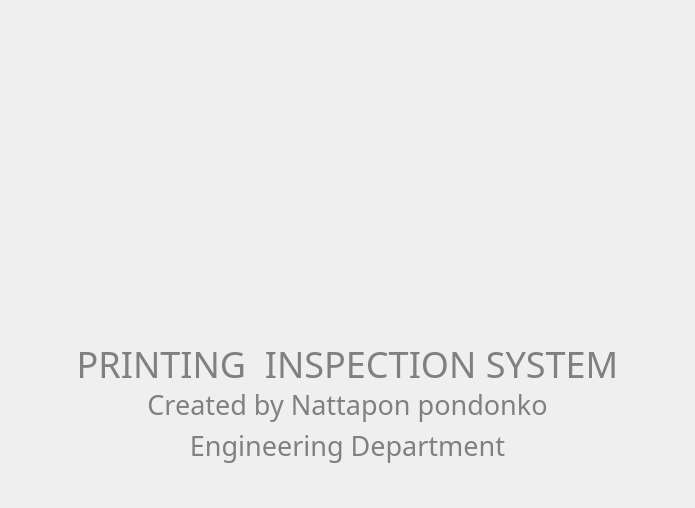
         <widget class="QWidget" name="process_page">
          <layout class="QHBoxLayout" name="horizontalLayout_61">
           <property name="spacing">
            <number>0</number>
           </property>
           <property name="leftMargin">
            <number>0</number>
           </property>
           <property name="topMargin">
            <number>0</number>
           </property>
           <property name="rightMargin">
            <number>0</number>
           </property>
           <property name="bottomMargin">
            <number>0</number>
           </property>
           <item>
            <widget class="QFrame" name="process_main_frame">
             <property name="styleSheet">
              <string notr="true">border: none;</string>
             </property>
             <property name="frameShape">
              <enum>QFrame::Shape::StyledPanel</enum>
             </property>
             <property name="frameShadow">
              <enum>QFrame::Shadow::Raised</enum>
             </property>
             <layout class="QVBoxLayout" name="verticalLayout_33">
              <property name="leftMargin">
               <number>0</number>
              </property>
              <property name="topMargin">
               <number>0</number>
              </property>
              <property name="rightMargin">
               <number>0</number>
              </property>
              <property name="bottomMargin">
               <number>0</number>
              </property>
              <item>
               <widget class="QFrame" name="process_frame">
                <property name="frameShape">
                 <enum>QFrame::Shape::StyledPanel</enum>
                </property>
                <property name="frameShadow">
                 <enum>QFrame::Shadow::Raised</enum>
                </property>
                <layout class="QVBoxLayout" name="verticalLayout_32">
                 <item>
                  <widget class="QFrame" name="process_img_frame">
                   <property name="frameShape">
                    <enum>QFrame::Shape::StyledPanel</enum>
                   </property>
                   <property name="frameShadow">
                    <enum>QFrame::Shadow::Raised</enum>
                   </property>
                   <layout class="QHBoxLayout" name="horizontalLayout_62">
                    <property name="spacing">
                     <number>0</number>
                    </property>
                    <property name="leftMargin">
                     <number>0</number>
                    </property>
                    <property name="topMargin">
                     <number>81</number>
                    </property>
                    <property name="rightMargin">
                     <number>0</number>
                    </property>
                    <property name="bottomMargin">
                     <number>0</number>
                    </property>
                    <item>
                     <spacer name="horizontalSpacer_2">
                      <property name="orientation">
                       <enum>Qt::Orientation::Horizontal</enum>
                      </property>
                      <property name="sizeHint" stdset="0">
                       <size>
                        <width>164</width>
                        <height>20</height>
                       </size>
                      </property>
                     </spacer>
                    </item>
                    <item>
                     <widget class="QLabel" name="process_img">
                      <property name="minimumSize">
                       <size>
                        <width>350</width>
                        <height>250</height>
                       </size>
                      </property>
                      <property name="maximumSize">
                       <size>
                        <width>350</width>
                        <height>250</height>
                       </size>
                      </property>
                      <property name="text">
                       <string/>
                      </property>
                      <property name="pixmap">
                       <pixmap resource="resource.qrc">:/assets/gif/connecting.gif</pixmap>
                      </property>
                      <property name="scaledContents">
                       <bool>true</bool>
                      </property>
                      <property name="alignment">
                       <set>Qt::AlignmentFlag::AlignCenter</set>
                      </property>
                     </widget>
                    </item>
                    <item>
                     <spacer name="horizontalSpacer_3">
                      <property name="orientation">
                       <enum>Qt::Orientation::Horizontal</enum>
                      </property>
                      <property name="sizeHint" stdset="0">
                       <size>
                        <width>163</width>
                        <height>20</height>
                       </size>
                      </property>
                     </spacer>
                    </item>
                   </layout>
                  </widget>
                 </item>
                 <item>
                  <widget class="QLabel" name="process_label_line_1">
                   <property name="minimumSize">
                    <size>
                     <width>0</width>
                     <height>35</height>
                    </size>
                   </property>
                   <property name="maximumSize">
                    <size>
                     <width>16777215</width>
                     <height>35</height>
                    </size>
                   </property>
                   <property name="font">
                    <font>
                     <family>Kanit</family>
                     <pointsize>27</pointsize>
                    </font>
                   </property>
                   <property name="styleSheet">
                    <string notr="true">color: rgb(128, 128, 128);</string>
                   </property>
                   <property name="frameShape">
                    <enum>QFrame::Shape::NoFrame</enum>
                   </property>
                   <property name="frameShadow">
                    <enum>QFrame::Shadow::Plain</enum>
                   </property>
                   <property name="lineWidth">
                    <number>1</number>
                   </property>
                   <property name="text">
                    <string>PRINTING  INSPECTION SYSTEM</string>
                   </property>
                   <property name="alignment">
                    <set>Qt::AlignmentFlag::AlignCenter</set>
                   </property>
                  </widget>
                 </item>
                 <item>
                  <widget class="QLabel" name="process_label_line_2">
                   <property name="minimumSize">
                    <size>
                     <width>0</width>
                     <height>35</height>
                    </size>
                   </property>
                   <property name="maximumSize">
                    <size>
                     <width>16777215</width>
                     <height>35</height>
                    </size>
                   </property>
                   <property name="font">
                    <font>
                     <family>Kanit</family>
                     <pointsize>20</pointsize>
                    </font>
                   </property>
                   <property name="styleSheet">
                    <string notr="true">color: rgb(128, 128, 128);</string>
                   </property>
                   <property name="frameShape">
                    <enum>QFrame::Shape::NoFrame</enum>
                   </property>
                   <property name="frameShadow">
                    <enum>QFrame::Shadow::Plain</enum>
                   </property>
                   <property name="lineWidth">
                    <number>1</number>
                   </property>
                   <property name="text">
                    <string>Created by Nattapon pondonko</string>
                   </property>
                   <property name="alignment">
                    <set>Qt::AlignmentFlag::AlignCenter</set>
                   </property>
                  </widget>
                 </item>
                 <item>
                  <widget class="QLabel" name="process_label_line_3">
                   <property name="minimumSize">
                    <size>
                     <width>0</width>
                     <height>35</height>
                    </size>
                   </property>
                   <property name="maximumSize">
                    <size>
                     <width>16777215</width>
                     <height>35</height>
                    </size>
                   </property>
                   <property name="font">
                    <font>
                     <family>Kanit</family>
                     <pointsize>20</pointsize>
                    </font>
                   </property>
                   <property name="styleSheet">
                    <string notr="true">color: rgb(128, 128, 128);</string>
                   </property>
                   <property name="frameShape">
                    <enum>QFrame::Shape::NoFrame</enum>
                   </property>
                   <property name="frameShadow">
                    <enum>QFrame::Shadow::Plain</enum>
                   </property>
                   <property name="lineWidth">
                    <number>1</number>
                   </property>
                   <property name="text">
                    <string>Engineering Department</string>
                   </property>
                   <property name="alignment">
                    <set>Qt::AlignmentFlag::AlignCenter</set>
                   </property>
                  </widget>
                 </item>
                 <item>
                  <widget class="QLabel" name="process_label_line_4">
                   <property name="minimumSize">
                    <size>
                     <width>0</width>
                     <height>30</height>
                    </size>
                   </property>
                   <property name="maximumSize">
                    <size>
                     <width>16777215</width>
                     <height>30</height>
                    </size>
                   </property>
                   <property name="font">
                    <font>
                     <family>Kanit</family>
                     <pointsize>14</pointsize>
                    </font>
                   </property>
                   <property name="styleSheet">
                    <string notr="true">color: rgb(128, 128, 128);</string>
                   </property>
                   <property name="frameShape">
                    <enum>QFrame::Shape::NoFrame</enum>
                   </property>
                   <property name="frameShadow">
                    <enum>QFrame::Shadow::Plain</enum>
                   </property>
                   <property name="lineWidth">
                    <number>1</number>
                   </property>
                   <property name="text">
                    <string/>
                   </property>
                   <property name="alignment">
                    <set>Qt::AlignmentFlag::AlignCenter</set>
                   </property>
                  </widget>
                 </item>
                </layout>
               </widget>
              </item>
             </layout>
            </widget>
           </item>
          </layout>
         </widget>
